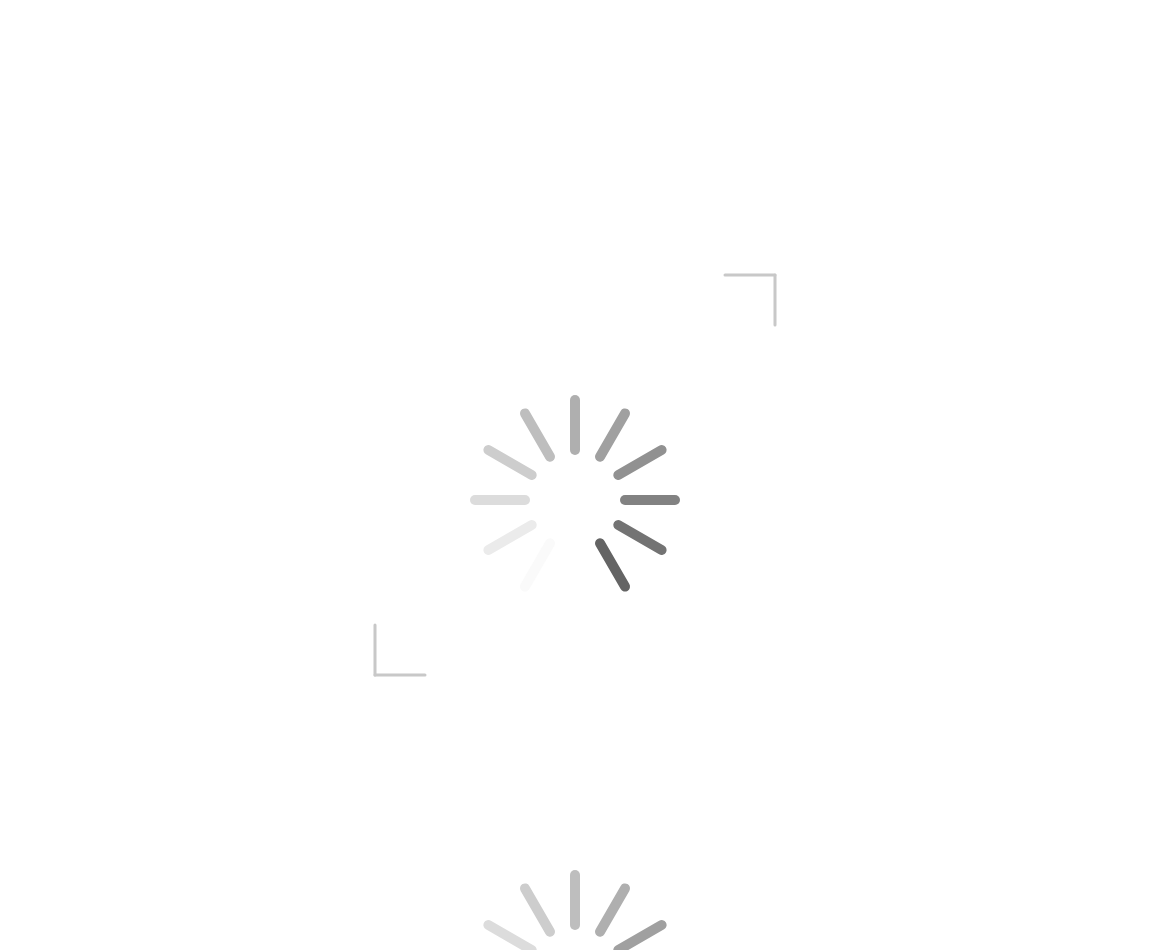
Frame 1 (no input)
Frame 60 (no input): identical to frame 1, image omitted
Frame 120 (the mouse pressed at the canvas centre since frame 60): identical to frame 1, image omitted

The p5.js sketch that drew this single still picture (run headless with seeded random() and noise() and a simulated clock; from frame 60 on, the mouse is pressed at the canvas centre):

// p5.js sketch
// ── sketch.js
var wait = [];
var pos = 25;
function setup() {
  createCanvas(window.innerWidth-50, window.innerHeight-50);
  background(255);
  for (var s = 0; s < 108; s++) {
    wait.push(new Wait(width / 2, height / 2 + s * height/2, s%12));
  }
}

function draw() {
  background(255);
  for (var s = 0; s <108; s++) {
    wait[s].update(pos);
    wait[s].show();
  }
  strokeWeight(3);
  stroke(200);
  var loc = 200;
  line(width/2+loc,height/2-loc,width/2+loc-50,height/2-loc);
  line(width/2+loc,height/2-loc,width/2+loc,height/2-loc+50);
  line(width/2-loc,height/2+loc,width/2-loc+50,height/2+loc);
  line(width/2-loc,height/2+loc,width/2-loc,height/2+loc-50);
		
}
function mouseWheel(event) {
  print(event.delta);
  //move the square according to the vertical scroll amount
  pos -= event.delta;
  //uncomment to block page scrolling
  //return false;
}
function Wait(A, B, C) {
  this.orgY =B;
  this.x = A;
  this.y = B;
  this.flag = C;
  this.update = function(D) {
    this.y = this.orgY+D;
  }
  this.show = function() {
    push();
    strokeWeight(10);
    translate(this.x, this.y);
    rotate(radians(30 * this.flag))
    for (var s = 0; s < 12; s++) {
      rotate(radians(-30));
      var colorFlag = map(s, 0, 12, 100, 280);
      if (colorFlag < 0) colorFlag = 0;
      stroke(colorFlag);
      noFill();
      line(0, 50, 0, 100);
    }
    pop();
  }
}
/*
function touchMoved(){
	console.log(mouseY);
	pos += (mouseY-pmouseY);
}*/
function touchMoved(event){
return false;
}
function mouseDragged(){
	fill(0);
		//console.log(mouseX);

}
